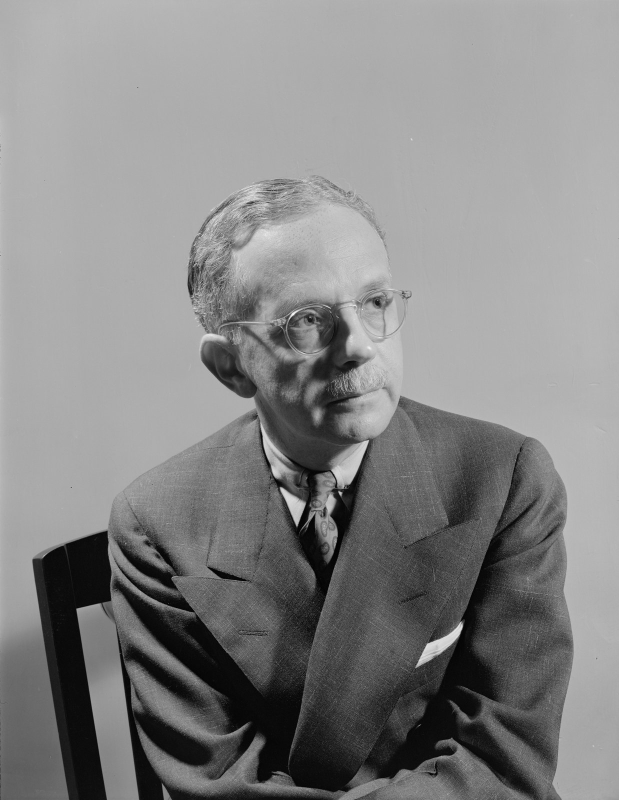
#> input picture ios/Resources/Media/images/409-edgecombe-1942.jpg, 1238 x 1600 px (shown at 1/2 size)
$ python -i hp_proto3d.py   (imports and definitions only)
#> lines starting #> are read from the running program, lines starting #| are printed output that depends on the picture
#!/usr/bin/env python3
# Prototype the pseudo-3D looks (extruded type, perspective photo plane) in PIL
# so we can eyeball quality before wiring them into the museum renderer.
import numpy as np
from PIL import Image, ImageDraw, ImageFont, ImageFilter

W, H = 1920, 1080
FOREST = (18, 33, 25); CREAM = (245, 240, 232); RUST = (197, 93, 62); WARM = (150, 142, 128)
BASK = "/System/Library/Fonts/Supplemental/Baskerville.ttc"
GILL = "/System/Library/Fonts/Supplemental/GillSans.ttc"
def serif(sz, i=0): return ImageFont.truetype(BASK, sz, index=i)
def sans(sz, i=1): return ImageFont.truetype(GILL, sz, index=i)

def find_coeffs(src, dst):
    # solve the 8 perspective coefficients mapping dst -> src (PIL's convention)
    A = []
    for (xd, yd), (xs, ys) in zip(dst, src):
        A.append([xd, yd, 1, 0, 0, 0, -xs*xd, -xs*yd])
        A.append([0, 0, 0, xd, yd, 1, -ys*xd, -ys*yd])
    A = np.array(A, float); B = np.array(src, float).reshape(8)
    return np.linalg.solve(A, B)

# [37 lines left out: functions extruded_number, card_a, not called in this run]

def perspective_photo(src_path):
    """A photo set on a plane tilted back into depth, with a faint reflection."""
    bg = Image.new("RGBA", (W, H), FOREST + (255,))
    ph = Image.open(src_path).convert("RGBA")
    # contain to a working size
    pw, ph2 = 1180, 760
    ph.thumbnail((pw, ph2))
#> ph: PIL image 588x760 RGBA
    iw, ih = ph.size
#> iw = 588; ih = 760
    canvas = Image.new("RGBA", (W, H), (0, 0, 0, 0))
#> canvas: PIL image 1920x1080 RGBA; every value is 0
    # place flat, then warp: top edge pulled in (recedes), bottom edge wider (near)
    px0, py0 = (W - iw)//2, 230
#> px0 = 666; py0 = 230
    flat = Image.new("RGBA", (W, H), (0, 0, 0, 0)); flat.alpha_composite(ph, (px0, py0))
#> after `flat.alpha_composite(ph, (px0, py0))`:
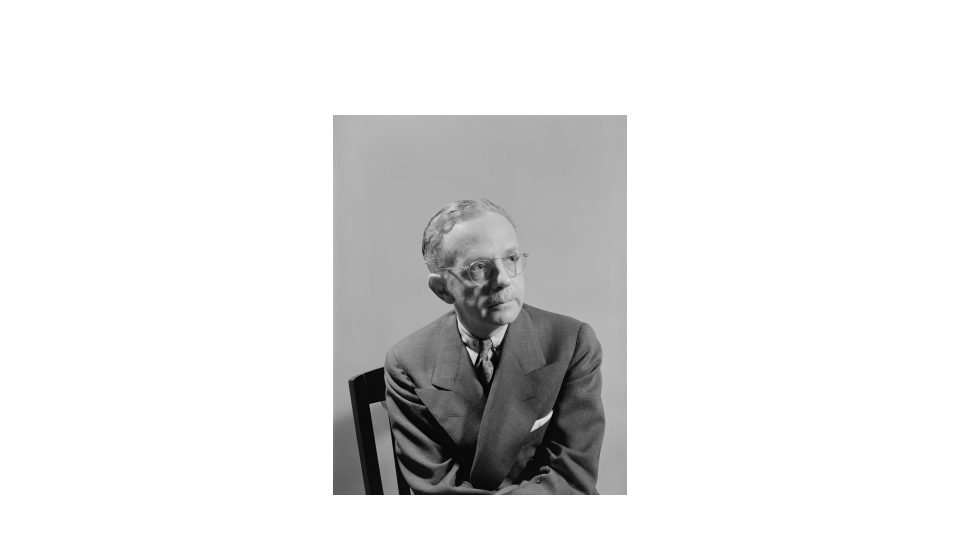
#> flat: PIL image 1920x1080 RGBA (shown at 1/2 size); mean R, G, B, A 28.8, 28.8, 28.8, 55; transparent parts drawn white
    inset = int(iw * 0.10); lift = int(ih * 0.06)
#> after `inset = int(iw * 0.1)`: inset = 58
#> after `lift = int(ih * 0.06)`: lift = 45
    src = [(px0, py0), (px0+iw, py0), (px0+iw, py0+ih), (px0, py0+ih)]
    dst = [(px0+inset, py0+lift), (px0+iw-inset, py0+lift), (px0+iw, py0+ih), (px0, py0+ih)]
    coeffs = find_coeffs(src, dst)
    warped = flat.transform((W, H), Image.PERSPECTIVE, coeffs, Image.BICUBIC)
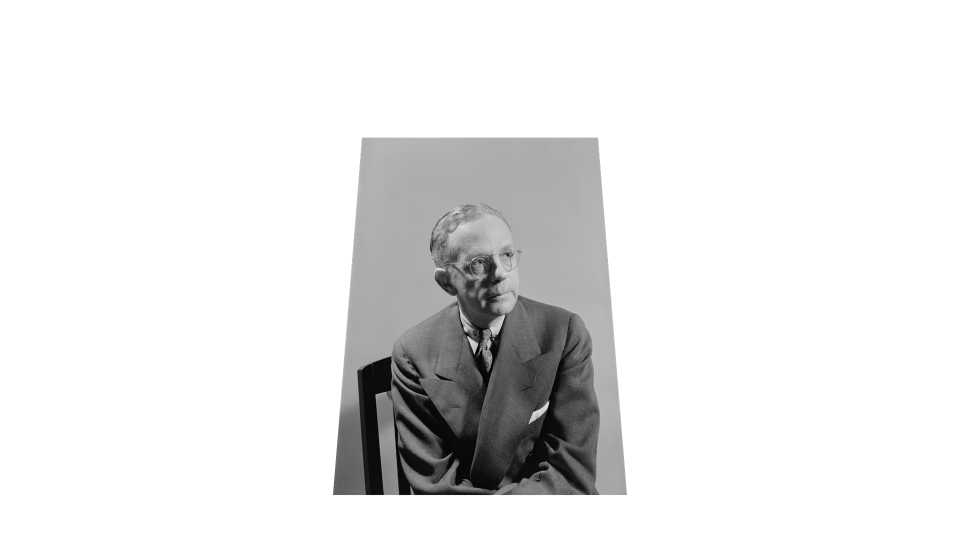
#> warped: PIL image 1920x1080 RGBA (shown at 1/2 size); mean R, G, B, A 23, 23, 23, 46.6; transparent parts drawn white
    # reflection: flip the warped plane, fade it under
    refl = warped.transpose(Image.FLIP_TOP_BOTTOM)
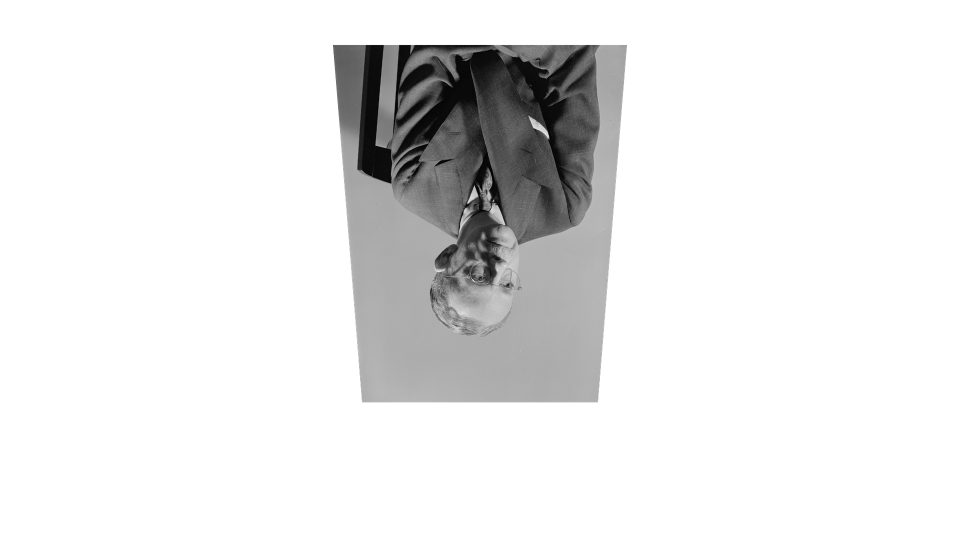
#> refl: PIL image 1920x1080 RGBA (shown at 1/2 size); mean R, G, B, A 23, 23, 23, 46.6; transparent parts drawn white
    ra = refl.split()[3].point(lambda v: v*38//255)
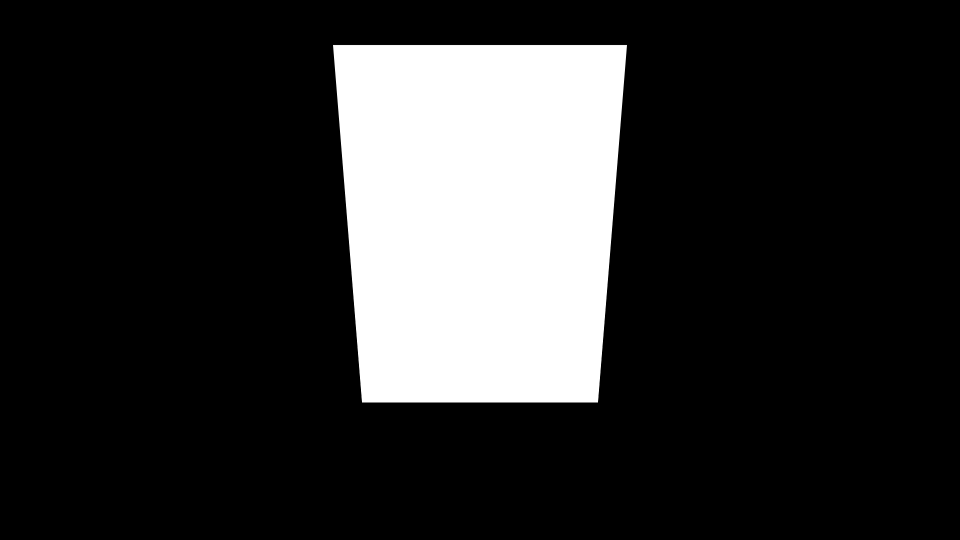
#> ra: PIL image 1920x1080 L (shown at 1/2 size); min 0, max 38, mean 6.9; drawn with min black and max white
    refl.putalpha(ra)
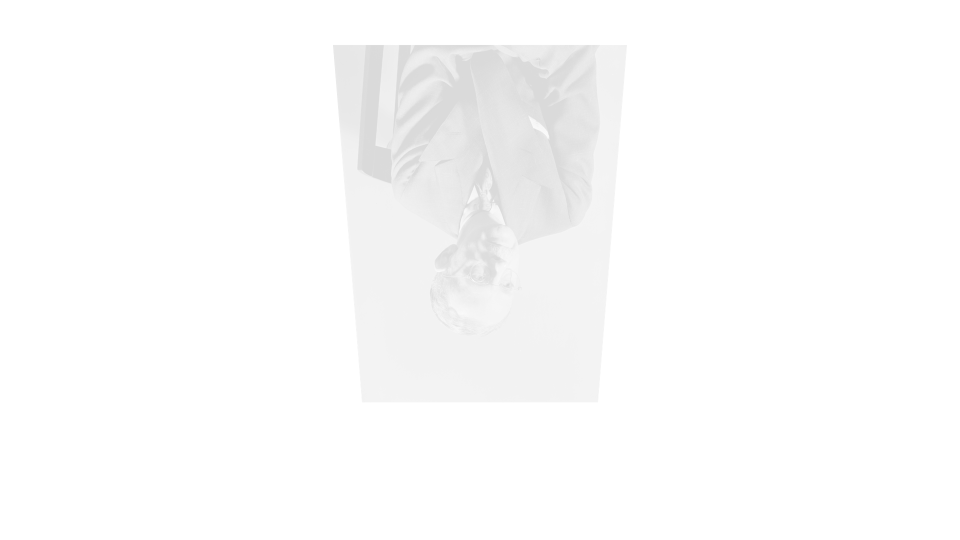
#> refl: PIL image 1920x1080 RGBA (shown at 1/2 size); mean R, G, B, A 23, 23, 23, 6.9; transparent parts drawn white
    bg.alpha_composite(refl, (0, int(ih*0.72)))
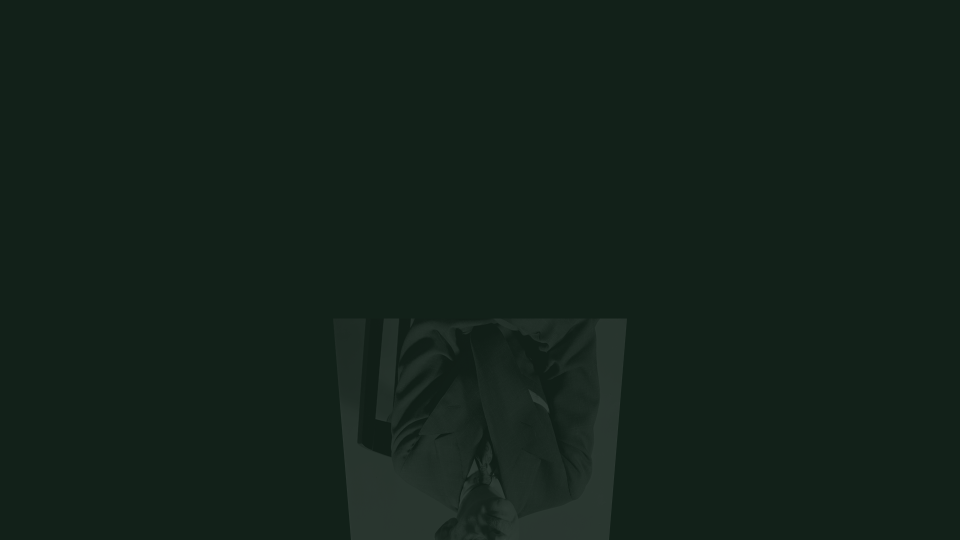
#> bg: PIL image 1920x1080 RGBA (shown at 1/2 size); mean R, G, B, A 19.5, 34.2, 26.3, 255
    bg = bg.filter(ImageFilter.GaussianBlur(0))
    bg.alpha_composite(warped)
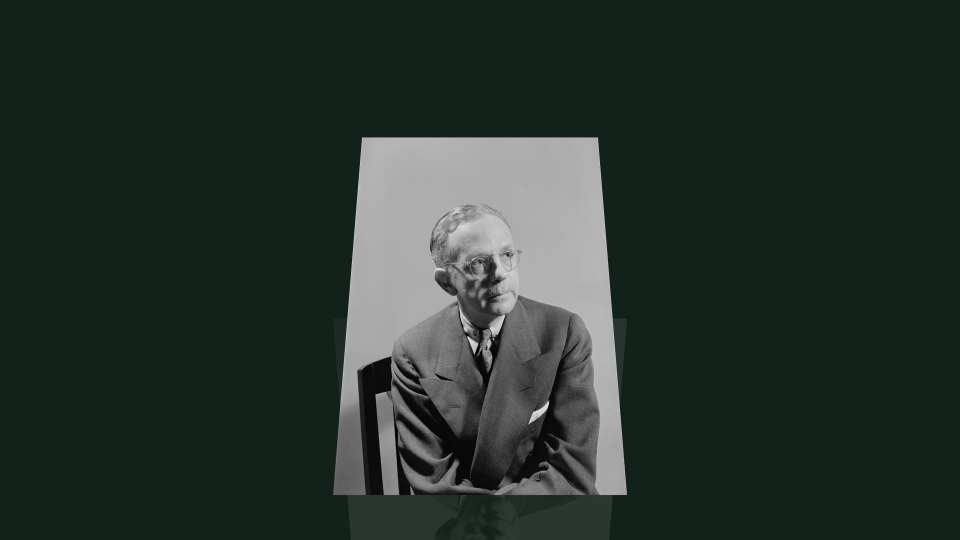
#> bg: PIL image 1920x1080 RGBA (shown at 1/2 size); mean R, G, B, A 38.1, 50.4, 43.8, 255
    return bg.convert("RGB")

# [43 lines left out: functions chart_bars, chart_area, not called in this run]

# [11 lines not run here, left out]

>>> result = perspective_photo('../ios/Resources/Media/images/409-edgecombe-1942.jpg')

$ run again, on ios/Resources/Media/images/409-edgecombe-1946.jpg
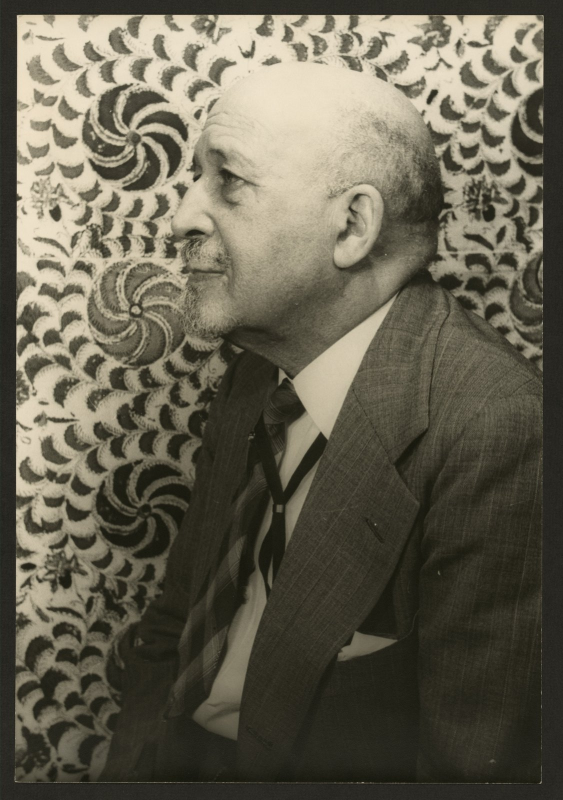
#> input picture ios/Resources/Media/images/409-edgecombe-1946.jpg, 1126 x 1600 px (shown at 1/2 size)
#> canvas: PIL image 1920x1080 RGBA; every value is 0
#> in perspective_photo, `refl.putalpha(ra)`:
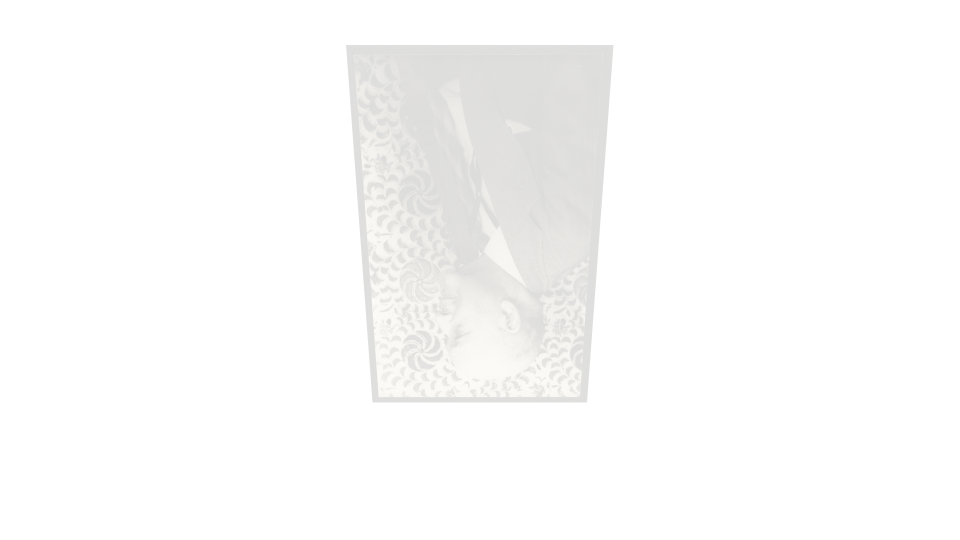
#> refl: PIL image 1920x1080 RGBA (shown at 1/2 size); mean R, G, B, A 15.4, 14.7, 12.2, 6.3; transparent parts drawn white
#> in perspective_photo, `bg.alpha_composite(warped)`:
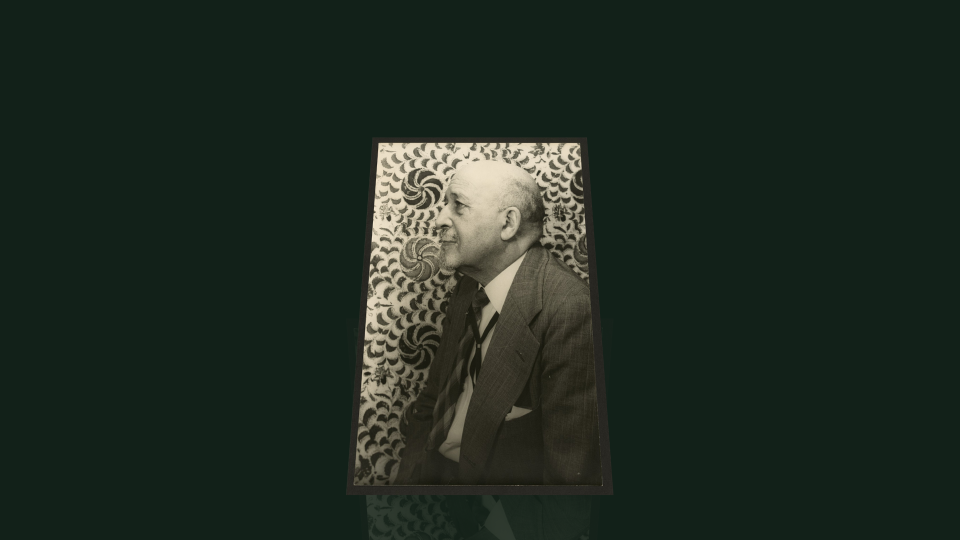
#> bg: PIL image 1920x1080 RGBA (shown at 1/2 size); mean R, G, B, A 30.6, 42.4, 33.2, 255

$ run again, on ios/Resources/Media/images/409-edgecombe-today.jpg
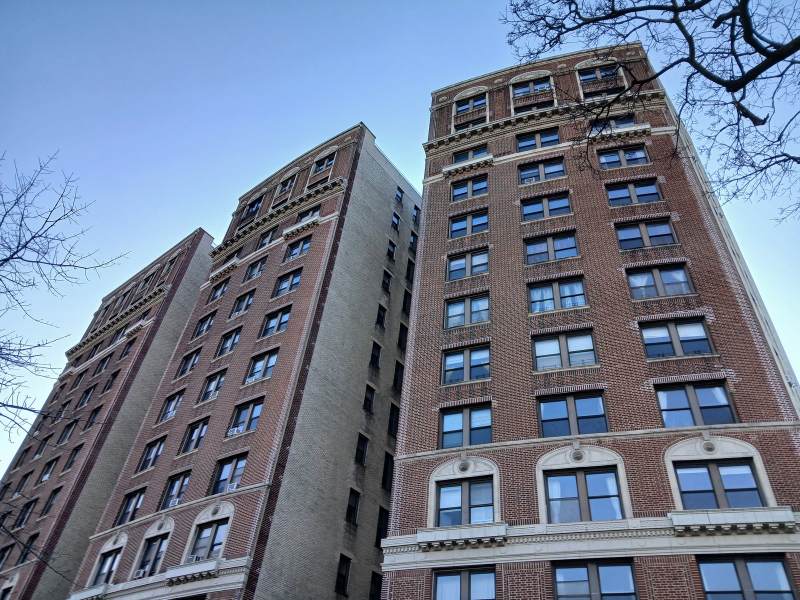
#> input picture ios/Resources/Media/images/409-edgecombe-today.jpg, 1600 x 1200 px (shown at 1/2 size)
#> canvas: PIL image 1920x1080 RGBA; every value is 0
#> in perspective_photo, `refl.putalpha(ra)`:
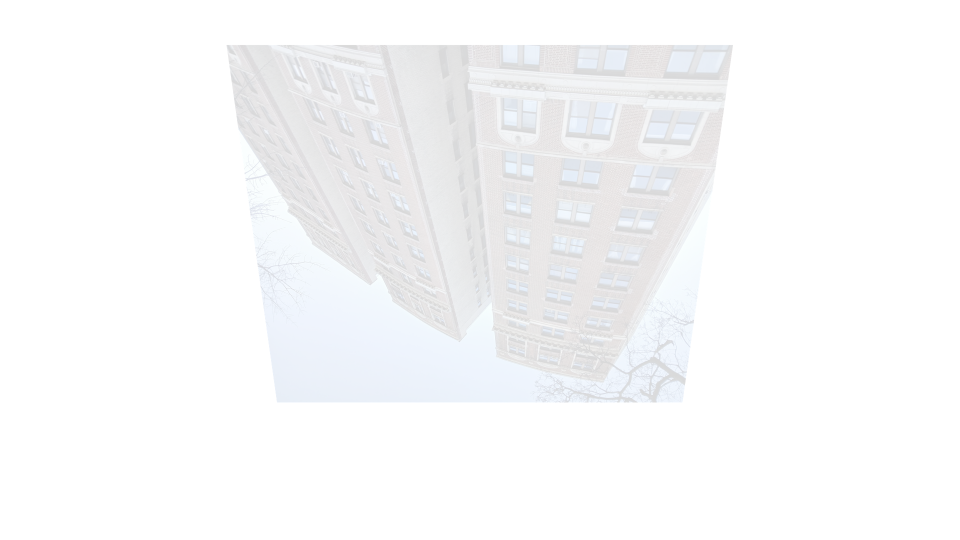
#> refl: PIL image 1920x1080 RGBA (shown at 1/2 size); mean R, G, B, A 34.6, 37.8, 43.7, 11.9; transparent parts drawn white
#> in perspective_photo, `bg.alpha_composite(warped)`:
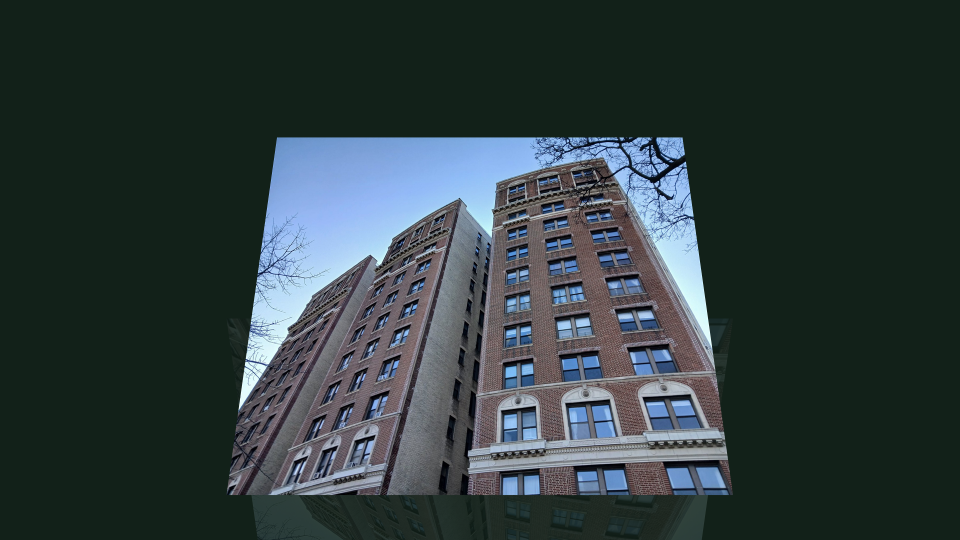
#> bg: PIL image 1920x1080 RGBA (shown at 1/2 size); mean R, G, B, A 47.5, 60.8, 61.4, 255

$ run again, on ios/Resources/Media/images/55th-street-today.jpg
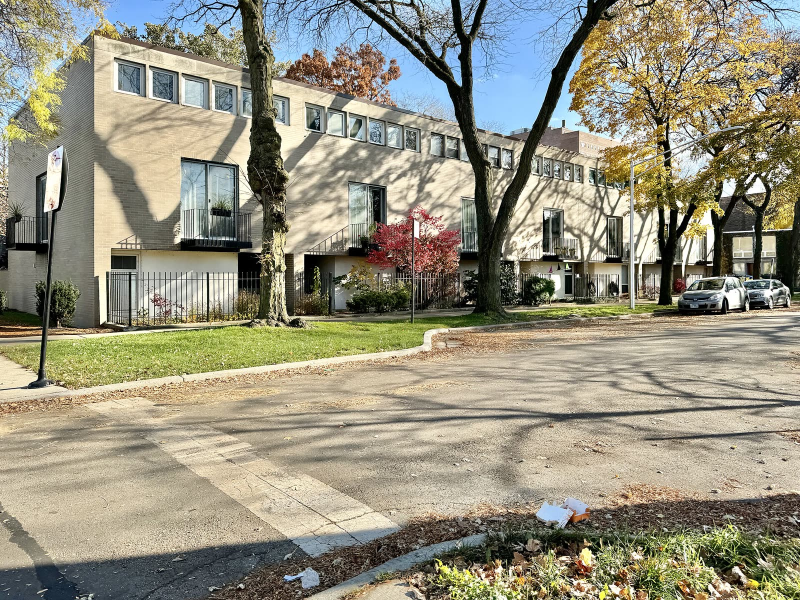
#> input picture ios/Resources/Media/images/55th-street-today.jpg, 1600 x 1200 px (shown at 1/2 size)
#> canvas: PIL image 1920x1080 RGBA; every value is 0
#> in perspective_photo, `bg.alpha_composite(warped)`:
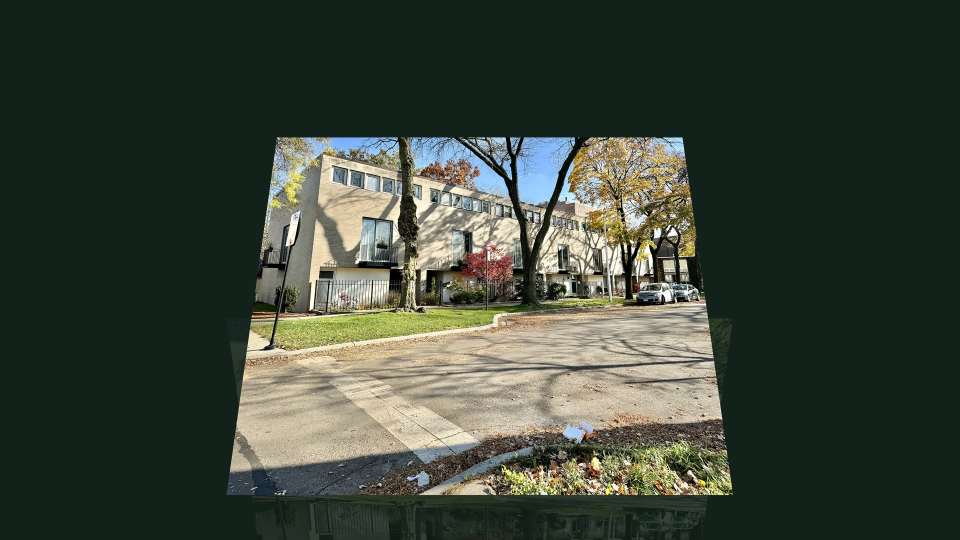
#> bg: PIL image 1920x1080 RGBA (shown at 1/2 size); mean R, G, B, A 59.7, 68.5, 56.8, 255
